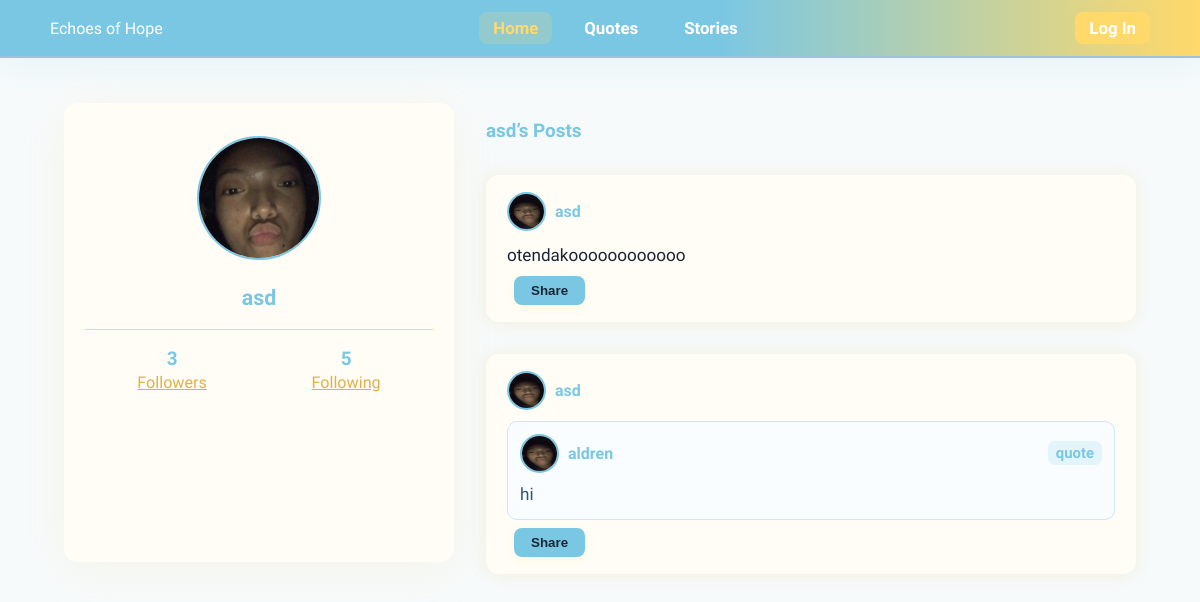
Page /profile/asd on the committed database.
### tables this page shows
CREATE TABLE users (
                    id INTEGER PRIMARY KEY AUTOINCREMENT,
                    username TEXT UNIQUE NOT NULL,
                    password TEXT NOT NULL
                );

CREATE TABLE posts (
                    id INTEGER PRIMARY KEY AUTOINCREMENT,
                    username TEXT NOT NULL,
                    content TEXT NOT NULL,
                    type TEXT NOT NULL CHECK (type IN ('story', 'quote')),
                    created_at TIMESTAMP DEFAULT CURRENT_TIMESTAMP
                , original_author TEXT);

### app.py (the view)
@app.route('/profile/<username>')
def profile(username):
    conn = get_db()
    user = conn.execute("SELECT * FROM users WHERE username=?", (username,)).fetchone()
    if not user:
        flash("User not found.", "error")
        return redirect(url_for('home'))
    posts = get_posts(username=username)
    followers = conn.execute("SELECT follower FROM follows WHERE followed=?", (username,)).fetchall()
    following = conn.execute("SELECT followed FROM follows WHERE follower=?", (username,)).fetchall()
    is_following = False
    if 'username' in session:
        is_following = conn.execute(
            "SELECT 1 FROM follows WHERE follower=? AND followed=?",
            (session['username'], username)
        ).fetchone() is not None
    return render_template("profile.html", user=user, posts=posts,
                           followers=followers, following=following,
                           is_following=is_following)

### app.py (called while the page is built)
def get_db():
    if "db" not in g:
        g.db = sqlite3.connect(DATABASE)
        g.db.row_factory = sqlite3.Row
    return g.db

### templates/profile.html (shortened to what this page needs)
<!DOCTYPE html>
<html lang="en">
<head>
</head>
<body>
  <nav class="navbar">
    <div class="logo">Echoes of Hope</div>
    <ul>
      <li><a class="active" href="{{ url_for('home') }}">Home</a></li>
      <li><a href="{{ url_for('quotes') }}">Quotes</a></li>
      <li><a href="{{ url_for('stories') }}">Stories</a></li>
    </ul>
    <ul>
      {% if session.username %}
        <li><a class="active" href="{{ url_for('profile', username=session.username) }}">{{ session.username }}</a></li>
        <li><a class="btn" href="{{ url_for('logout') }}">Log Out</a></li>
      {% else %}
        <li><a class="btn" href="{{ url_for('login') }}">Log In</a></li>
      {% endif %}
    </ul>
  </nav>
  <div class="home-container">
    <div class="sidebar">
      <img src="{{ url_for('static', filename=user['avatar']) if user['avatar'] else url_for('static', filename='user2.jpg') }}" alt="User">
      <h3>{{ user['username'] }}</h3>
      <div class="stats">
        <div>
          <strong>{{ followers|length }}</strong>
          <a href="#" onclick="toggleList('followers-list');return false;">Followers</a>
        </div>
        <div>
          <strong>{{ following|length }}</strong>
          <a href="#" onclick="toggleList('following-list');return false;">Following</a>
        </div>
      </div>
    </div>
    <div class="feed">
      <h2>{{ user['username'] }}’s Posts</h2>
      {% for post in posts %}
      <div class="post">
        <div class="post-header">
          <img src="{{ url_for('static', filename='user2.jpg') }}" alt="User">
          <span>{{ post.username }}</span>
        </div>
        {% if post.original_author %}
        <div style="border: 1px solid #cee6fa; border-radius: 10px; padding: 12px; background:#fafdff;">
          <div class="post-header" style="margin-bottom: 8px;">
            <img src="{{ url_for('static', filename='user2.jpg') }}" alt="User">
            <span>{{ post.original_author }}</span>
            <span class="post-type-label">{{ post.type }}</span>
          </div>
          <div class="post-body" style="color:#356;">
            {{ post.original_text }}
          </div>
        </div>
        {% else %}
        <div class="post-body">{{ post.text }}</div>
        {% endif %}
        <form action="{{ url_for('share_post', post_id=post.id) }}" method="POST" style="margin-top:8px;">
          <button type="submit" class="btn" style="background:#7AC7E3;">Share</button>
        </form>
      </div>
      {% else %}
        <div class="no-posts">No posts yet.</div>
      {% endfor %}
    </div>
  </div>
</body>
</html>

### templates/profile.html (style rules this page uses)
:root { --primary: #7AC7E3; --secondary: #F6FAFB; --card-bg: #FFFDF6; --accent: #FFD96A; --accent-dark: #E0B14A; --gray: #A6BFD8; --text-main: #1B2536; --text-muted: #6D8BA8; --border-radius: 14px; }
* { box-sizing: border-box; }
body { background: var(--secondary); font-family: "Quicksand","Inter",sans-serif; margin: 0; color: var(--text-main); min-height:100vh; }
.navbar { display: flex; justify-content: space-between; align-items: center; background: linear-gradient(90deg, var(--primary) 60%, var(--accent) 100%); color: #fff; padding: 18px 50px; border-bottom: 2px solid var(--gray); box-shadow: 0 6px 32px #7ac7e321; font-family: "Quicksand", sans-serif; position: sticky; top: 0; z-index: 1001; }
.navbar ul { display: flex; list-style: none; margin: 0; padding: 0; gap: 18px; align-items: center; }
.navbar a, .navbar span { text-decoration: none; color: #fff; font-weight: 600; font-size: 1.05rem; border-radius: 8px; cursor: pointer; padding: 6px 14px; transition: background 0.23s, color 0.19s; }
.navbar a:hover, .navbar .active { background: rgba(255, 217, 106, 0.18); color: var(--accent); }
.btn { background:var(--accent);color:var(--text-main);padding:7px 17px;font-weight:700;border-radius:8px;border:none;cursor:pointer;box-shadow:0 2px 10px #ffd96a29;transition:background .21s;margin-left:7px; }
.home-container { display:grid; grid-template-columns:390px 1fr; gap:32px; max-width:1110px; margin:45px auto; padding: 0 19px; }
.sidebar { background:var(--card-bg);border-radius:var(--border-radius);padding:33px 21px;text-align:center;position:relative;box-shadow:0 8px 48px #ffd96a1f;margin-bottom:25px; }
.sidebar img { width:124px;height:124px;border-radius:50%;object-fit:cover;margin-bottom:14px;border:2px solid var(--primary); }
.sidebar h3 { margin:7px 0 12px;font-size:1.34rem;color:var(--primary); }
.stats { display:flex;justify-content:space-around;margin-top:16px;border-top:1px solid var(--accent);padding-top:17px;font-size:1.06rem; }
.stats div { text-align:center; }
.stats strong { display:block;font-size:1.18rem;color:var(--primary);margin-bottom:2px; }
.stats a { color: var(--accent-dark); text-decoration: underline; font-size: 1.01rem; cursor:pointer; }
.feed { display: flex; flex-direction: column; gap:19px; }
.feed h2 { margin-bottom:14px;font-size:1.18rem;color:var(--primary);font-weight:700; }
.post { background:var(--card-bg);padding:17px 21px;border-radius:13px;box-shadow:0 1px 18px #ecb02823;margin-bottom:13px; }
.post-header { display:flex;align-items:center;gap:9px;margin-bottom:11px; }
.post-header img { width:39px;height:39px;border-radius:50%;border:2px solid #7AC7E3; }
.post-header span { font-weight:600;color:var(--primary); }
.post-type-label { margin-left:auto;background:#E3F5FA;color:#7AC7E3;font-size:0.93rem;padding:3px 8px;border-radius:7px; }
.post-body { font-size:1.07rem;color:var(--text-main);line-height:1.53; }
.post form { margin-top:12px; }
.post .btn { background:var(--primary); }

### rows in the picture
users: username "asd"
posts: username "asd", text "otendakoooooooooooo"
posts: username "asd", original_author "aldren", type "quote", original_text "hi"

### other values in the picture
{{ followers|length }} "3"
{{ following|length }} "5"
